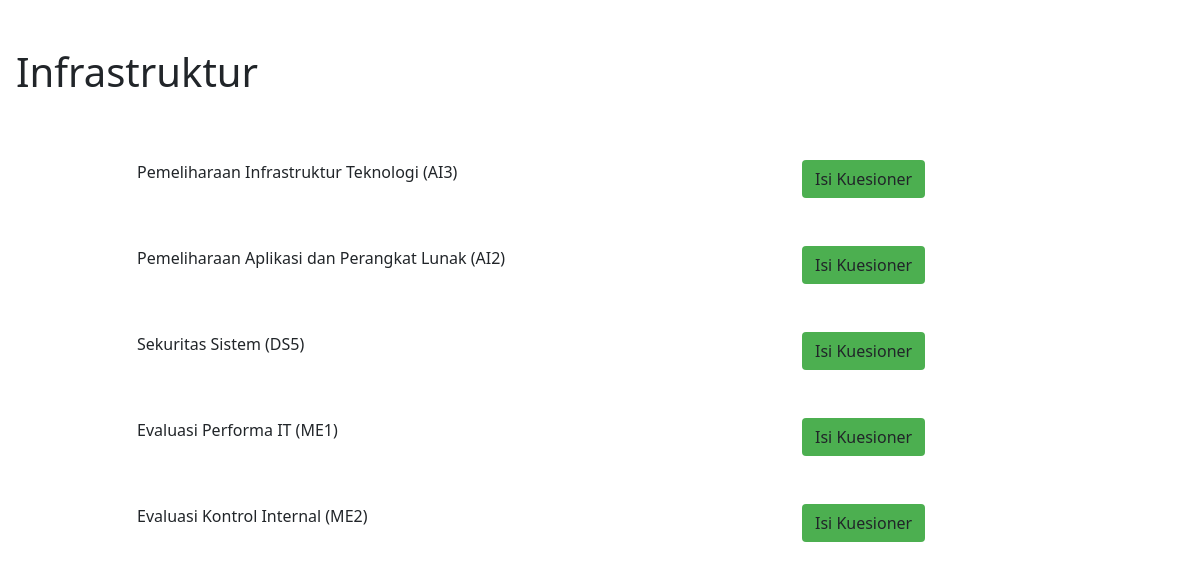
/daftar_kuisioner/infrastruktur, run on the app's committed database.
### tables this page shows
CREATE TABLE `sub_kategori` (
  `id` int(11) NOT NULL,
  `id_kategori` int(11) NOT NULL,
  `nama` varchar(255) NOT NULL
);

### application/controllers/Frontend.php (called while the page is built, shortened)
<?php
class Frontend extends CI_Controller {
    function __construct() {
		$this->load->model('Dashboard_model');
	}
   public function daftar_kuisioner($slug)
   {
     $get_kuisioner = $this->db->get_where('kategori',['slug'=>$slug])->row();
     if($get_kuisioner == null)
        {
            echo "Tidak ada";
        }else{
            $data['slug'] = $get_kuisioner->nama;
            $data['kuisioner'] = $this->Dashboard_model->ambil_where('sub_kategori','id_kategori',$get_kuisioner->id);
			$this->load->view('frontend/daftar_kuisioner',$data);
        }
   }
}

### index.php (called while the page is built, shortened)
<?php
require_once BASEPATH.'core/CodeIgniter.php';

### application/models/Dashboard_model.php (called while the page is built, shortened)
<?php
class Dashboard_model extends CI_Model {
	function ambil_where($table,$field,$id)
	{
		$this->db->select('*');
		$this->db->from($table);
		$this->db->where($field, $id);
		$this->db->order_by('id','ASC');
		return $this->db->get()->result();
	}
}
?>

### application/views/frontend/daftar_kuisioner.php (the view, shortened to what this page needs)
<!DOCTYPE html>
<html lang="en">
<head>
	<link href="https://cdn.jsdelivr.net/npm/bootstrap@5.0.0-beta3/dist/css/bootstrap.min.css" rel="stylesheet" />
</head>
<body>
	<h1 class="mt-5 ms-3"><?= $slug;?></h1>
	<div class="container">
		<div class="row justify-content-center">
            <?php foreach($kuisioner as $get) { ?>
			<div class="col-7 mt-5"><?= $get->nama;?></div>
			<div class="col-3 mt-5">
				<a class="btn" style="background-color: #4CAF50;" href="<?= base_url('kuisioner/'.$get->id);?>" role="button">Isi Kuesioner</a>
			</div>
            <?php } ?>
		</div>
	</div>
</body>
</html>

### data on the page
sub_kategori: nama "Pemeliharaan Infrastruktur Teknologi (AI3)"
sub_kategori: nama "Pemeliharaan Aplikasi dan Perangkat Lunak (AI2)"
sub_kategori: nama "Sekuritas Sistem (DS5)"
sub_kategori: nama "Evaluasi Performa IT (ME1)"
sub_kategori: nama "Evaluasi Kontrol Internal (ME2)"

### other printed values
$slug "Infrastruktur"
